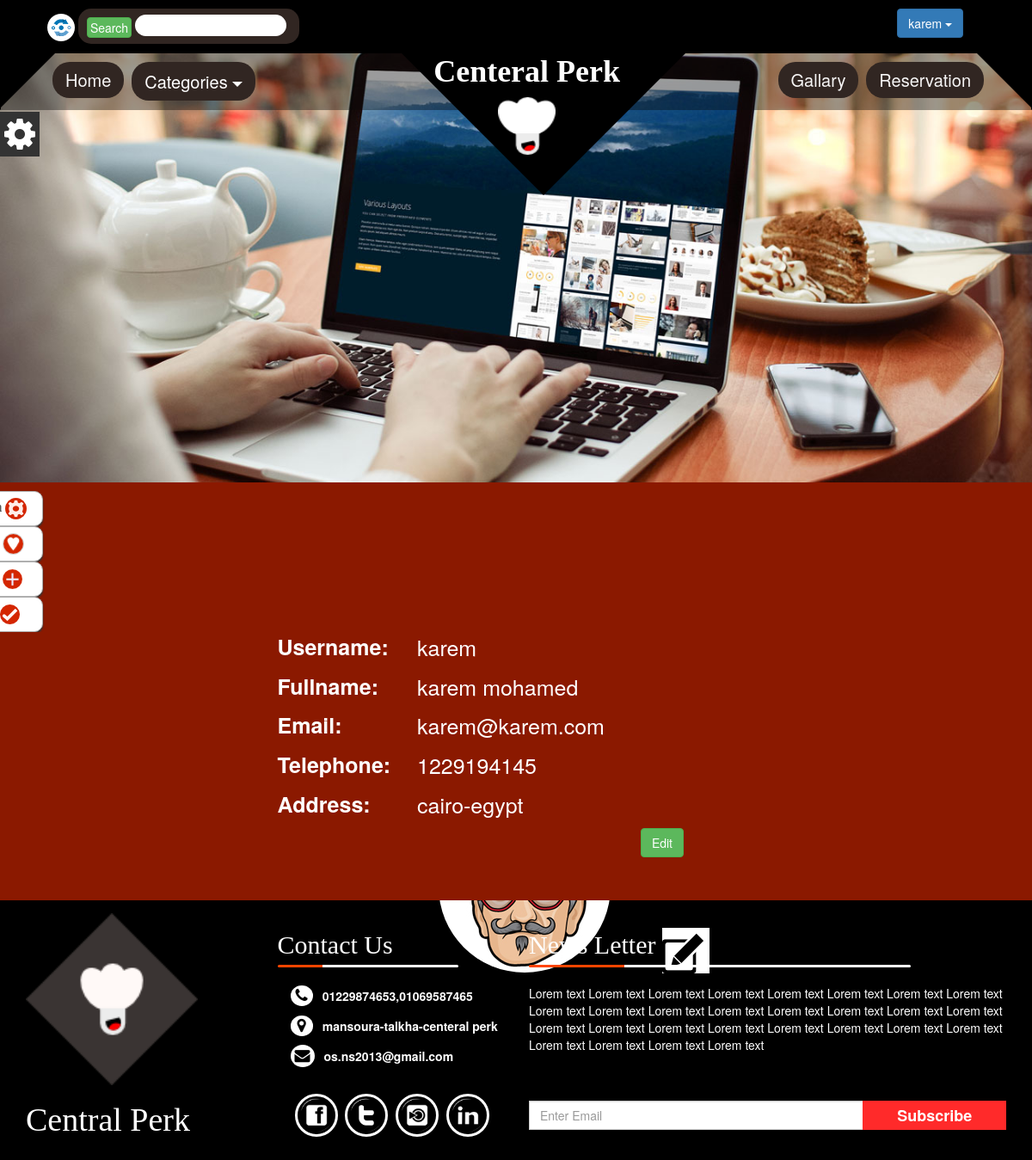
The app's page /profile.php (signed in) with its own data.
### tables this page shows
CREATE TABLE `users` (
  `id` int(11) NOT NULL,
  `username` varchar(200) NOT NULL,
  `password` varchar(200) NOT NULL,
  `Email` varchar(200) NOT NULL,
  `Fullname` varchar(200) NOT NULL,
  `GroupId` int(11) NOT NULL DEFAULT '0',
  `trustStatus` int(11) NOT NULL DEFAULT '0',
  `regStatus` int(11) NOT NULL DEFAULT '0',
  `date` timestamp NOT NULL DEFAULT CURRENT_TIMESTAMP ON UPDATE CURRENT_TIMESTAMP,
  `address` varchar(255) NOT NULL,
  `postCode` varchar(255) NOT NULL,
  `telephone` int(11) NOT NULL,
  `image` varchar(255) NOT NULL DEFAULT 'http://placehold.it/200x200',
  `cover` varchar(255) NOT NULL DEFAULT 'http://placehold.it/1200x300'
);

### ini.php (called while the page is built, shortened)
<?php
$css="layout/css/";
$img="layout/images/";

### includes/classes/database.php (called while the page is built, shortened)
<?php
class database{
    private $con;
    function connect(){
        $dns="mysql:host=localhost;dbname=restaurant";
        $user="root";
        $password="";
        $option =array(
        PDO::MYSQL_ATTR_INIT_COMMAND =>"SET NAMES utf8"
        );
        try {
            $this->con = new PDO($dns,$user,$password,$option);
            $this->con->setAttribute(PDO::ATTR_ERRMODE, PDO::ERRMODE_EXCEPTION);
        } catch (Exception $ex) {
            echo 'Falied to connect '.$ex->getMessage();
        }
        }
        function select($select,$tablename,$query="",$data=""){
            $stm= $this->con->prepare("SELECT $select FROM $tablename $query");
            if (is_array($data)) {
            $stm->execute($data);
        } else {
            $stm->execute();
        }
            $rows=$stm->fetchAll();
            return $rows;
        }
}

### profile.php (the view, shortened to what this page needs)
<?php
include './ini.php';
$pageTitle="Profile";
if(isset($_SESSION['user'])){
    include $tem."headerpro.php";
echo '<div class="header">';
include $tem."searchnavbar.php";
include $tem.'navbar.php';
$db=new database();
  $id=$_SESSION['userid'];
$ima=$db->select("image,cover", "users","WHERE id=?",array($id));
?>
             <div class="cover">
                 <img class="img-responsive" src="<?php echo $img.$ima[0]['cover'];?>"
                      height="140">
            </div>
              <div class="profilepic">
                    <a href="#">
                       <img id="edit"  src="<?php echo $img;?>\edit.png">
                    </a>
                     </div>
<?php
echo '</div>';
?>
<ul id="navigation">
                <li class="home"><a href="profile.php?do=info">informtion <img src="<?php echo $img;?>infologo.png"></a></li>
                <li class="about"><a href="profile.php?do=fav">Favourite <img src="<?php echo $img;?>favlogo.png"></a></li>
                <li class="search"><a href="profile.php?do=wl">Watchlist <img src="<?php echo $img;?>watchlistlogo.png"></a></li>
                <li class="photos"><a href="profile.php?do=ord">Ordered <img src="<?php echo $img;?>orderlogo.png"></a></li>
            </ul>
<div class="category-items">
<?php
$do=(isset($_GET['do']))?$_GET['do']:'info';
if($do=='info'){
    $id=$_SESSION['userid'];
    $userdata=$db->select("*", "users","WHERE id=?",array($id));
    ?>
    <div class="container">
    <div class="row">
        <div class="col-lg-5 col-lg-offset-3">
            <div class="row">
                <div class="text-info col-lg-12">
                    <div class="row">
                        <label class="col-lg-4">Username:</label> <p class="col-lg-8"><?php echo $userdata[0]['username'];?></p>
                    </div>
                </div>
                <div class="text-info col-lg-12">
                     <div class="row">
                        <label class="col-lg-4 ">Fullname:</label> <p class="col-lg-8"><?php echo $userdata[0]['Fullname'];?></p>
                    </div>
                </div>
                <div class="text-info col-lg-12">
                    <div class="row">
                        <label class="col-lg-4">Email:</label> <p class="col-lg-8"><?php echo $userdata[0]['Email'];?></p>
                    </div>
                </div>
                <div class="text-info col-lg-12">
                    <div class="row">
                        <label class="col-lg-4">Telephone:</label> <p class="col-lg-8"><?php echo $userdata[0]['telephone'];?></p>
                    </div>
                </div>
                <div class="text-info col-lg-12">
                    <div class="row">
                        <label class="col-lg-4">Address:</label> <p class="col-lg-8"><?php echo $userdata[0]['address'];?> </p>
                    </div>
                </div>
                <a href="profile.php?do=edit" class="btn btn-success pull-right">Edit</a>
            </div>
        </div>
    </div>
</div>
<?php
} else {
    redirect("","back",0);
}
echo '</div>';
include  $tem.'footer.php';
} else {
    redirect("",'back',0);
}

### includes/tempelates/headerpro.php (shortened to what this page needs)
<!DOCTYPE html>
<html>
<head>
    <link rel="stylesheet" href="<?php echo $css;?>bootstrap.min.css">
    <link rel="stylesheet" href="<?php echo $css;?>font-awesome.min.css">
    <link rel="stylesheet" href="<?php echo $css;?>profile.css">
    <link rel="stylesheet" type="text/css" href="<?php echo $css;?>default-theme.css" >
      <link rel="stylesheet" href="<?php echo $css;?>frontend.css"/>
</head>
    <body>
        <section class="option-box">
            <i class="fa fa-gear fa-3x gear-check"></i>
        </section>

### includes/tempelates/searchnavbar.php (shortened to what this page needs)
<div class="header">
        <div class="search-navbar">
            <div class="container-fluid">
                 <div class="row">
                  <div class="left col-xs-4">
                      <?php
                      if(isset($_SESSION['user'])){ ?>
                          <a href="#" id="open"><img  src="<?php echo $img;?>reload.png"></a>
                      <?php }
                      ?>
                    <div class="search">
                        <form class="form-inline" action="categories.php" method="gat">
                            <input class="btn btn-success"  type="submit" value="Search">
                        <input type="text" name="search" autocomplete="off">
                        </form>
                        </div>
            </div>
                     <div class=" col-xs-offset-4 col-xs-4 right pull-right">
                         <?php
                         if(isset($_SESSION['user'])){
                             ?>
                                    <div class="dropdown">
                                        <button class="btn btn-primary dropdown-toggle" type="button" data-toggle="dropdown"><?php echo $_SESSION['user'];?>
                                    <span class="caret"></span></button>
                                    </div>
                            <?php
                         }
                         ?>
            </div>
                 </div>
            </div>
            </div>
        </div>

### includes/tempelates/navbar.php (shortened to what this page needs)
<div class="navbar">
           <div class="brand">
           <h1>Centeral Perk</h1>
           <img src="<?php echo $img;?>logo.png">
           </div>
           <div class="container-fluid">
               <div class="row">
                    <div class="left col-xs-3">
           <ul>
               <li <?php echo ((isset($pageTitle)&&$pageTitle=="Home"))?'class="active"':""; ?>><a href="index.php">Home</a></li>
           <li <?php echo ((isset($pageTitle)&&$pageTitle=="Categories"))?'class="active"':""; ?>>
               <div class="dropdown" <?php echo ((isset($pageTitle)&&$pageTitle=="Categories"))?'class="active"':""; ?>>
                                   <button class="btn btn-primary dropdown-toggle" type="button" data-toggle="dropdown">Categories
                               <span class="caret"></span></button>
                               </div>
           </li>
           </ul>
                    </div>
                   <div class="right col-xs-3 pull-right">
       <ul>
           <li>Gallary</li>
           <li <?php echo ((isset($pageTitle)&&$pageTitle=="Online Reservation"))?'class="active"':""; ?>><a href="online.php">Reservation</a></li>
           </ul>
               </div>
               </div>
           </div>
       </div>

### includes/tempelates/footer.php (shortened to what this page needs)
 <div class="footer">
            <div class="container">
                <div class="row">
                    <div class="col-lg-6">
                        <div class="row">
                            <div class="col-lg-6">
                                <div class="logo">
                                    <img src="<?php echo $img;?>footerlogo.png" class="img-responsive">
                                    <h3>Central Perk</h3>
                                 </div>
                            </div>
                            <div class="col-lg-6">
                                <div class="contact-us">
                                    <h3>Contact Us</h3>
                                    <ul>
                                        <li><i class="fa fa-phone fa-2x"></i>01229874653,01069587465</li>
                                        <li><i class="fa fa-map-marker fa-2x"></i>mansoura-talkha-centeral perk</li>
                                        <li><i class="fa fa-envelope fa-2x"></i>os.ns2013@gmail.com</li>
                                    </ul>
                                    <ul class="social">
                                        <li><img class="img-circle img-responsive  " src="<?php echo $img;?>face.png" width="50" height="50"></li>
                                        <li><img class="img-circle img-responsive " src="<?php echo $img;?>twitterlogo.png" width="50" height="50"></li>
                                        <li><img class="img-circle img-responsive " src="<?php echo $img;?>glosy.png" width="50" height="50"></li>
                                        <li><img class="img-circle img-responsive " src="<?php echo $img;?>in.png" width="50" height="50"></li>
                                    </ul>
                                </div>
                            </div>
                        </div>
                    </div>
                    <div class="col-lg-6">
                        <div class="newsletter">
                            <h3>News Letter</h3>
                            <p>Lorem text Lorem text Lorem text Lorem text Lorem text Lorem text Lorem text
                            Lorem text Lorem text Lorem text Lorem text Lorem text Lorem text Lorem text
                            Lorem text Lorem text Lorem text Lorem text Lorem text Lorem text Lorem text
                            Lorem text Lorem text Lorem text Lorem text Lorem text Lorem text Lorem text
                            </p>
                            <form class="form-inline">
                                <input class="form-control " type="text" name="sub" placeholder="Enter Email">
                                <input class="form-control " type="submit" name="Subscribe" value="Subscribe">
                            </form>
                         </div>
                    </div>
                </div>
            </div>
        </div>
    </body>
</html>

### layout/css/profile.css (style rules this page uses)
body { height: 900px; background-color: #8B1900 }
* { -webkit-box-sizing: border-box; -moz-box-sizing: border-box; -o-box-sizing: border-box; -ms-box-sizing: border-box; box-sizing: border-box; margin: 0; padding: 0; border: 0; list-style: none; border-radius: 0 }
ul { margin-bottom: 0 }
.option-box { position: fixed; top: 130px; left: 0; z-index: 9999; }
.option-box .gear-check { padding: 5px; background: #333; color: #FFF; cursor: pointer; }
.search-navbar { background-color: #000000; padding: 10px 40px; }
.search-navbar .dropdown, .dropup { position: relative; float: right; margin-right: 25px; }
.left .search { background-color: #312622; padding: 7px 10px; border-radius: 15px; width: 75%; display: inline-block }
.search input[type="text"] { display: inline-block; width: 74%; border-radius: 15px; height: 25px; text-indent: 7px }
.search input[type="submit"] { width: 22%; padding: 1px 0px; }
.navbar { overflow: visible; position: absolute; width: 100%; background-color: rgba(9,9,9,0.4); padding: 10px 40px; border-top: 1px solid black; border-right: 1px solid black; border-left: 1px solid black; border-radius: 0; z-index: 1 }
.navbar a { color: #F7F6F6; }
.navbar:after { content: ""; display: block; position: absolute; width: 0; height: 0; border-width: 200px; border-style: solid; border-color: black transparent transparent transparent; top: -35px; left: 36%; z-index: 0 }
.navbar .left { position: relative; float: left; }
.navbar .right:after { content: ""; display: block; position: absolute; width: 0; height: 0; border-width: 32px; border-style: solid; border-color: black black transparent transparent; top: -10px; right: -41px }
.navbar .left:before { content: ""; display: block; position: absolute; width: 0; height: 0; border-width: 32px; border-style: solid; border-color: black transparent transparent black ; top: -10px; left: -41px }
.navbar .dropdown button { background-color: #312622; border: none; padding: 0; font-size: 20px; background-color: #312622; border-color: #312622; outline-color: #312622; }
.navbar .dropdown .caret { border-top: 6px dashed; border-right: 6px solid transparent; border-left: 6px solid transparent; }
.navbar ul li { display: inline-block; padding: 7px 15px; border-radius: 20px; color: #F7F6F6; margin-left: 5px; font-size: 20px; background-color: #312622; }
.navbar .brand { position: absolute; top: -18px; left: 42%; z-index: 5; color: #FFF; z-index: 1 }
.brand h1 { font-family: yukarimobile; font-weight: bold; }
.brand img { display: block; width: 67px; height: 67px; margin: 0 auto; }
.navbar .right ul { float: right }
.cover { position: relative; }
.cover img { height: 500px; width: 100% }
.profilepic { text-al: center; }
.profilepic #edit { position: absolute; top: 50%; left: 770px; top: 80%; }
#navigation { position:relative; margin:0; padding:0; list-style:none; border-radius:0px 10px 10px 0px; margin-top: 10px }
#navigation li { width:100px; }
#navigation li a { text-align: center; text-decoration: none; font-family: "Cabin"; color: #555; font-weight: bold; font-size: 16px; display: block; margin-left: -2px; padding: 7px 0px; width: 140px; height: auto; border:1px solid #AFAFAF; border-radius:0px 10px 10px 0px; box-shadow: 0px 2px 2px #333; }
.category-items,.recommended { padding-bottom: 50px; background-color: #8B1900 }
.category-items { position: relative; }
.text-info p { display: inline-block; }
.text-info { color: #FFF; font-size: 25px }

### layout/css/default-theme.css (style rules this page uses)
#navigation li a { background-color:#FFF; }

### records on screen
users: cover (picture), username "karem", Fullname "karem mohamed", Email "karem@karem.com", telephone "1229194145", address "cairo-egypt"

### other values on screen
$_SESSION['user'] "karem"
